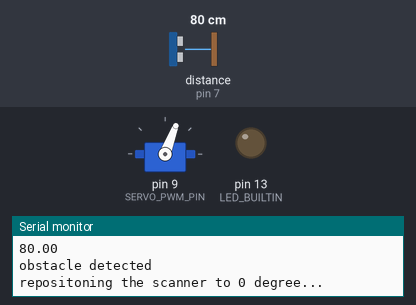
A sketch run on a simulated Arduino Uno, built with avr-gcc and run on an emulated ATmega328P. On the bench: servo, output pins drawn as LEDs (lit = HIGH), the last lines printed to the serial monitor. Inputs (shaded band) come from the test bench; at power-on: distance to the obstacle (sensor on pin 7) 80 cm. The echo pulse lasts 58.3 µs per cm.

Above: at 0.45 s.
At 2.2 s:
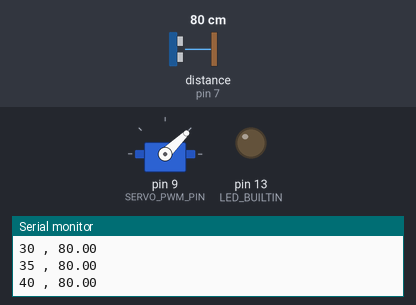
2.3 s: distance to the obstacle (sensor on pin 7) set to 2 cm
At 7.1 s:
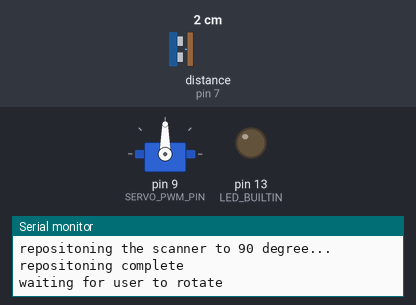
Timing chart, 0 to 13.1 s (numbered marks = the images above; inputs shaded):
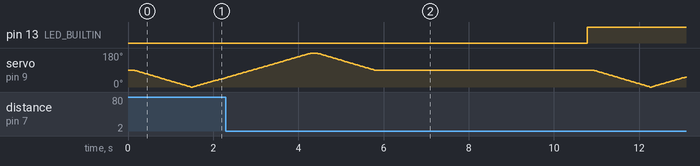

The sketch:

main.ino
```cpp
#include <HCSR04.h>
#include <Servo.h>
#include <SoftwareSerial.h>

Servo myservo;
int position;
int angleArray[180];
double distanceArray[180];
int targetDirection;

#define SERVO_PWM_PIN 9
#define ULTRASONIC_TRIGGER_PIN 6
#define ULTRASONIC_ECHO_PIN 7
#define ARDUNIO_RX_BT_TX 2
#define ARDUNIO_TX_BT_RX 3 // through a 10k/10k pot div

#define MIN_OBS_DISTANCE 100

#define TEMPERATURE 32
#define DEFAULT_DIRECTION 0


UltraSonicDistanceSensor distanceSensor(ULTRASONIC_TRIGGER_PIN, ULTRASONIC_ECHO_PIN);
SoftwareSerial myBT(ARDUNIO_RX_BT_TX, ARDUNIO_TX_BT_RX);

enum State {NORMAL, OBSTACLE_AHEAD_DETECTED, WAITING_FOR_USER_CHANGE_DIRECTION} state;

int calculateDirection(int arraySize){
    double minDistance = 10000;
    int minDistIdx = -1;

    for(int i=0; i<arraySize; i++){
        if((angleArray[i] <= 80 || angleArray[i] >= 100) && distanceArray[i]!=-1 && distanceArray[i]<minDistance){
            minDistance = distanceArray[i];
            minDistIdx = i;
        }
    }

    return minDistIdx;
}

void setup () {
    Serial.begin(9600);  // We initialize serial connection so that we could print values from sensor.
    myBT.begin(9600);
    myservo.attach(SERVO_PWM_PIN);

    pinMode(LED_BUILTIN, OUTPUT);
}

void loop () {
    if(state == NORMAL) { // no obstacle
      delay(100);
      Serial.println("NORMAL");
      if(myservo.read() != 90) {
        myservo.write(90);
        delay(15);
      }

      double dist = distanceSensor.measureDistanceCm(TEMPERATURE);
      Serial.println(dist);

      if(dist != -1 && dist <= MIN_OBS_DISTANCE) {
        // notify user through BT that there is an obstacle ahead
        myBT.write("S");
        Serial.println("obstacle detected");


        state = OBSTACLE_AHEAD_DETECTED;
      }

    } else if(state == OBSTACLE_AHEAD_DETECTED) { // self explanatory

      Serial.println("repositoning the scanner to 0 degree...");

        int i=0;
        for(position=90; position>=0; position--){
            myservo.write(position);
            delay(15);
        }
        Serial.println("repositoning complete");

        Serial.println("starting scan...");
        for(position=0; position<=180; position++){
          myservo.write(position);
            delay(15);
          if(position%5 == 0){
            angleArray[i] = position;
            Serial.print(myservo.read());
            Serial.print(" , ");
            distanceArray[i] = distanceSensor.measureDistanceCm(TEMPERATURE);
            Serial.println(distanceArray[i]);
            i++;
          }

        }
        Serial.println("scan complete");

        int directionIdx = calculateDirection(i);
//        double directionAngle = angleArray[directionIdx];
        //myBT.println(direction);
        Serial.println("----------------------");
        if(directionIdx != -1) Serial.println(angleArray[directionIdx]);
        Serial.println("----------------------");
        if(directionIdx == -1 || angleArray[directionIdx] < 90) {
          Serial.println("----------------------LEFT-------------------");
          myBT.write("L");
        } else {
          Serial.println("----------------------RIGHT-------------------");
          myBT.write("R");
        }


        Serial.println("repositoning the scanner to 90 degree...");
        for(position=180; position>=90; position--){
            myservo.write(position);
            delay(15);
        }
        Serial.println("repositoning complete");
        state=WAITING_FOR_USER_CHANGE_DIRECTION;
    } else if(state == WAITING_FOR_USER_CHANGE_DIRECTION) {
      digitalWrite(LED_BUILTIN, LOW);
      Serial.println("waiting for user to rotate");
      delay(5000);
      state = NORMAL;
      myBT.write("N");
      digitalWrite(LED_BUILTIN, HIGH);
    }
}
```
